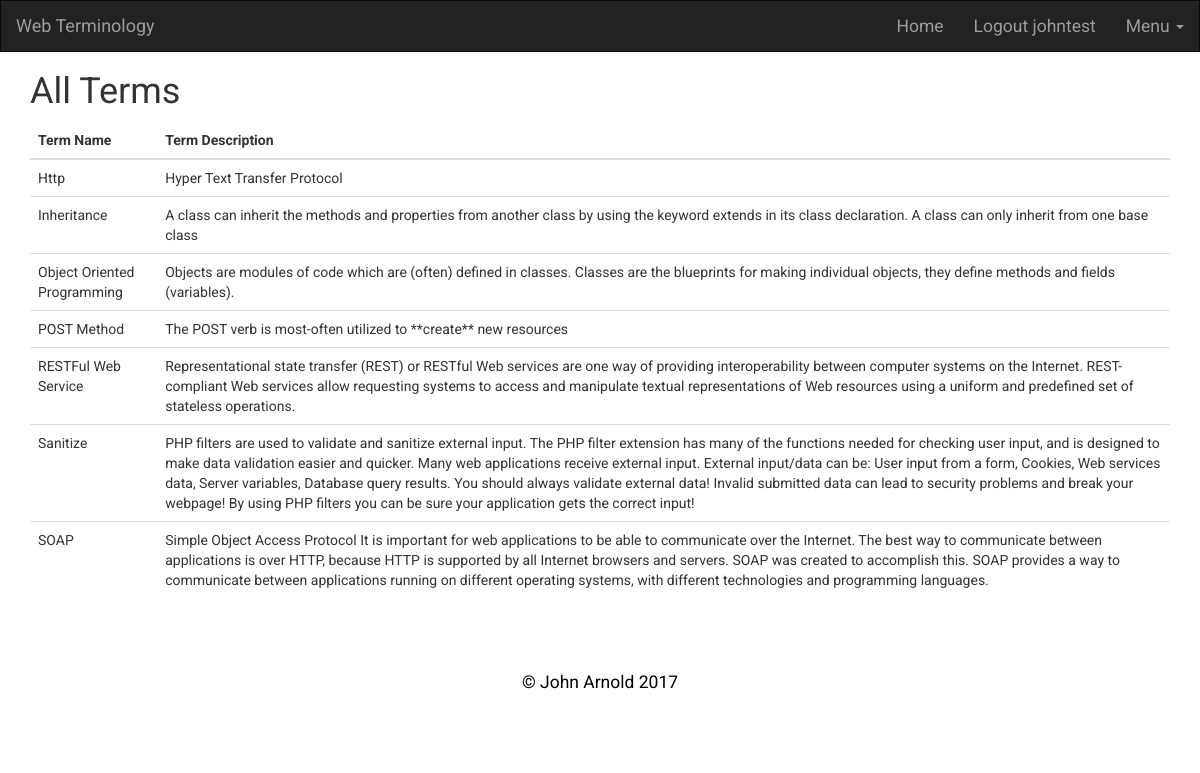
The page /select_terms.php (signed in) on the database its author committed.
### tables this page shows
CREATE TABLE `web_terms` (
  `id` int(11) NOT NULL,
  `term_name` varchar(50) DEFAULT NULL,
  `term_description` text
);

### select_terms.php (the view, shortened to what this page needs)
<?php
require ('header.php');
?>
<?php
require 'code/connect.php';
?>
<div class="container">
<h1>All Terms</h1>
<?php
$result = mysqli_query($dbc,"CALL select_terms_all_sp()");
?>
<table class="table">
	<thead>
		<tr>
			<th>Term Name</th>
			<th>Term Description</th>
		</tr>
	</thead>
	<tbody>
	<?php
		while($row = mysqli_fetch_array($result))
		{
			echo "<tr>";
	  		echo "<td>" . $row['term_name'] . "</td>";
	  		echo "<td>" . $row['term_description'] . "</td>";
	  		echo "</tr>";
	    };
	?>
	</tbody>
</table>
</div>
<?php
require ('footer.php');
?>

### css/style.css (style rules this page uses)
body { font-family: Roboto, Arial, Helvetica, sans-serif; -webkit-background-size: cover; -moz-background-size: cover; background-size: cover; -o-background-size: cover; }
h1 { font-family: comfortaa; font-family: Roboto; font-style: normal; font-weight: normal; font-variant: normal; -webkit-font-smoothing: antialiased; -moz-font-smoothing: antialiased; -ms-font-smoothing: antialiased; }

### rows shown on the page
web_terms: term_name "Http", term_description "Hyper Text Transfer Protocol"
web_terms: term_name "Inheritance", term_description "A class can inherit the methods and properties from another class by using the keyword extends in its class declaration. A class can only inherit from one base class"
web_terms: term_name "Object Oriented Programming", term_description "Objects are modules of code which are (often) defined in classes. Classes are the blueprints for making individual objects, they define methods and fields (variables)."
web_terms: term_name "POST Method", term_description "The POST verb is most-often utilized to **create** new resources"
web_terms: term_name "RESTFul Web Service", term_description "Representational state transfer (REST) or RESTful Web services are one way of providing interoperability between computer systems on the Internet. REST-compliant Web services allow requesting systems to access and manipulate textual representations of Web resources using a uniform and predefined set of stateless operations."
web_terms: term_name "Sanitize", term_description "PHP filters are used to validate and sanitize external input. The PHP filter extension has many of the functions needed for checking user input, and is designed to make data validation easier and quicker. Many web applications receive external input. External input/data can be: User input from a form, Cookies, Web services data, Server variables, Database query results. You should always validate external data! Invalid submitted data can lead to security problems and break your webpage! By using PHP filters you can be sure your application gets the correct input!"
web_terms: term_name "SOAP", term_description "Simple Object Access Protocol It is important for web applications to be able to communicate over the Internet. The best way to communicate between applications is over HTTP, because HTTP is supported by all Internet browsers and servers. SOAP was created to accomplish this. SOAP provides a way to communicate between applications running on different operating systems, with different technologies and programming languages."

### other values the page prints
$_SESSION['loginusername'] "johntest"
